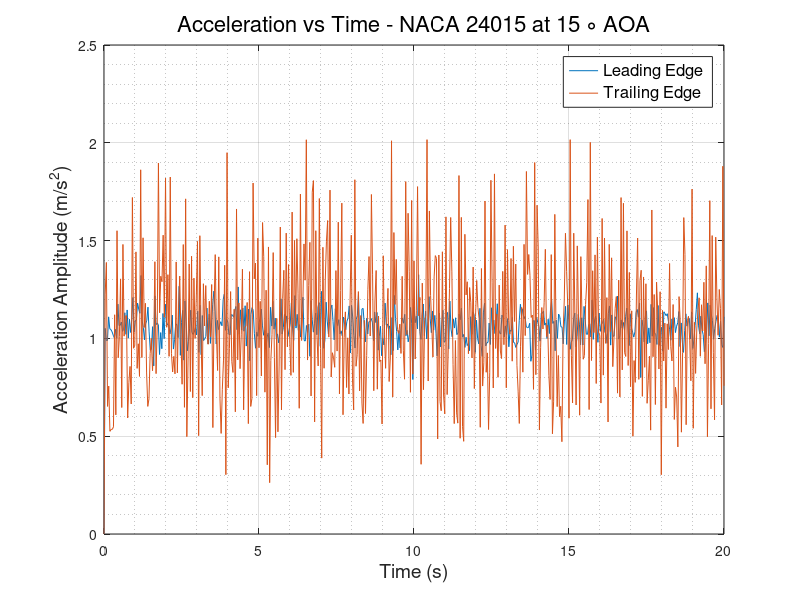
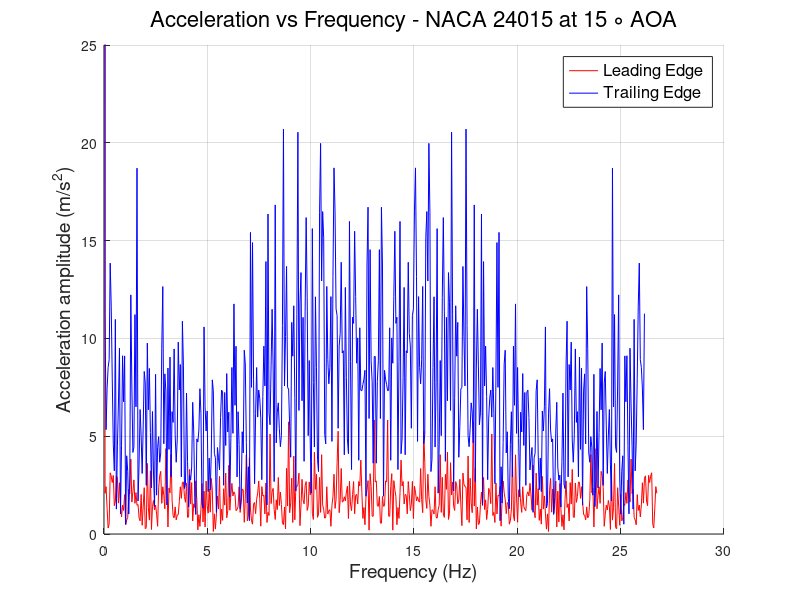

The MATLAB source for these figures, in order:
clc
clear
close all
%% READING ACCELEROMETER DATA and defining Variables
                        % LEADING EDGE %
data   = xlsread('LE_500rpm.csv');
LE_time   = data(:,1);
LE_X_acc  = data(:,2);
LE_Y_acc  = data(:,3);
LE_Z_acc  = data(:,4);
LE_R_acc  = sqrt(LE_X_acc.^2 + LE_Y_acc.^2 + LE_Z_acc.^2);
% plot(LE_time,LE_R_acc)
N      = numel(LE_time);
Ts     = abs(diff(LE_time(1:2)));
fs     = 1/Ts;
f_axis = [0:N-1]*fs/N;
A_freq_LE = fft(LE_R_acc);
figure(1) 
plot(LE_time,LE_R_acc)
hold on
figure(2)
hold on
plot(f_axis,abs(A_freq_LE),'-r','LineWidth',0.5)
grid on 
grid minor
                        % TRAILING EDGE %
data   = xlsread('TE_500rpm.csv');
TE_time   = data(:,1);
TE_X_acc  = data(:,2);
TE_Y_acc  = data(:,3);
TE_Z_acc  = data(:,4);
TE_R_acc  = sqrt(TE_X_acc.^2 + TE_Y_acc.^2 + TE_Z_acc.^2);
% plot(TE_time,TE_R_acc)
N      = numel(TE_time);
Ts     = abs(diff(TE_time(1:2)));
fs     = 1/Ts;
f_axis = [0:N-1]*fs/N;
A_freq_TE = fft(TE_R_acc);
figure(1)
plot(TE_time, TE_R_acc)
grid on
grid minor
xlabel('Time (s)','FontSize',14,'FontWeight','normal')
ylabel('Acceleration Amplitude (m/s^2)','FontSize',14,'FontWeight','normal')
legend ('Leading Edge','Trailing Edge','FontSize',12,'FontWeight','normal')
title('Acceleration vs Time - NACA 24015 at 15 \circ AOA','FontSize',16,'FontWeight','normal')
ylim([0 2.5])
figure(2)
plot(f_axis,abs(A_freq_TE),'-b','LineWidth',0.5)
grid on 
grid minor
ylabel('Acceleration amplitude (m/s^2)','FontSize',14,'FontWeight','normal')
xlabel('Frequency (Hz)','FontSize',14,'FontWeight','normal')
ylim([0 25])
legend ('Leading Edge','Trailing Edge','FontSize',12,'FontWeight','normal')
title('Acceleration vs Frequency - NACA 24015 at 15 \circ AOA','FontSize',16,'FontWeight','normal')
